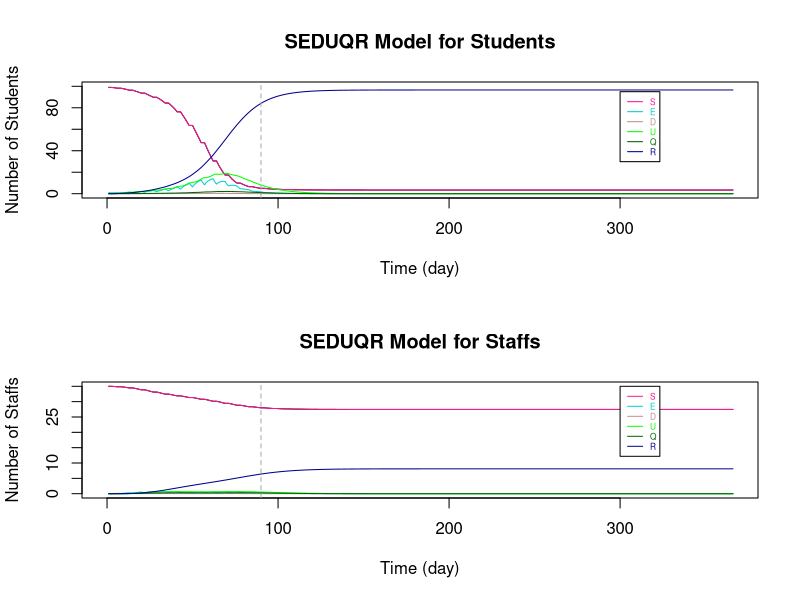

This chart was generated by the following R code:
# Baseline : 
# School Opening Time : Monday - Friday
# Bubble Size : 10 studemts with 3 staffs
# Betwwen Bubble Contact Number : 3

###################################################################################################################

# Parameters
Ta = matrix(c(0.64,1), nrow = 2) # transmissibility of student and staff
Ca = matrix(c(0.79,1), nrow = 1)  # susceptibility of student and staff
tau = c(0.54, 0.54/2)  # individual transmission rate within and outside the bubble
# set p: the transmission rate: 
p1 = Ta %*% Ca
# p = (student-student same bubble, student-student different, staff-student, student-staff, staff-staff both teaching same or different bubbles)
p = c(p1[1,1]*tau[1], p1[1,1]*tau[2], p1[2,1]*tau[2], p1[1,2]*tau[2], p1[2,2]*tau[2]) #RHO

a = 0.2  # ALPHA: rate from latent to infection
d = c(0.1,0.3) # d:probability of an infection is detectable/symptomatic for student and staff
e = 0.138 # EPSILON: the relative transmission for undetectable compared to detectable
o = 0.75  # THETA: rate of getting quanrantined 
y = 0.1 # GAMMA:recovery rate (differ by age and compartments)

r.values = c(9,3,10,3,3)  # r:contact r people (should be changing with time), in the same order as p (RHO)

T = 366
N = 10 # student number in each bubble


###################################################################################################################

# Define dataframe - students bubbles 1-10 and total staff
# Define array 
B <- matrix(rep(0), T, 7)
A <- array(rep(B), dim = c(T, 7, 11))

A[,1,] <- 10 #  S
A[,7,] <- 10 #  N
A[,1,11] <- 30  # 30 staffs are S initially
A[,7,11] <- 55 #  55 staffs in total (20 of them work from home)
A[1,,1] <- c(9,1,0,0,0,0,10)   # initials

dimnames(A) <- list(1:T, c("S","E","D","U","Q","R","N"), c(sprintf("B%d", 1:10),"Staff"))  # name the array

head(A)
da_rp_t <- as.data.frame(A)

###################################################################################################################

# Set initials
S <- matrix(rep(0), T+1, 10)
E <- matrix(rep(0), T+1, 10)
D <- matrix(rep(0), T+1, 10)
U <- matrix(rep(0), T+1, 10)
Q <- matrix(rep(0), T+1, 10)
R <- matrix(rep(0), T+1, 10)
r <- matrix(rep(0), T+1, 10)

S.Staff=S1=S2=S3=S4=S5=S6=S
E.Staff=E1=E2=E3=E4=E5=E6=E
D.Staff=D1=D2=D3=D4=D5=D6=D
U.Staff=U1=U2=U3=U4=U5=U6=U
Q.Staff=Q1=Q2=Q3=Q4=Q5=Q6=Q
R.Staff=R1=R2=R3=R4=R5=R6=R
r1=r2=r3=r4=r5=r

S5.diff=S2.diff=S
E5.diff=E2.diff=E
D5.diff=D2.diff=D
U5.diff=U2.diff=U
R5.diff=R2.diff=R
r5.diff=r2.diff=r

S.Staff.change = S.Staff

# Staff replacement
Staff.School = S.Staff  
Staff.rp = S.Staff  

# Tutorial Group
S.Std_Std = S
S.Std1=S.Std2=S
S.Stf=E.Stf=D.Stf=U.Stf=Q.Stf=R.Stf=S


###################################################################################################################
# The Symbols for the Dynamic system 

# STUDENTS
# S, E, D, U, Q, R : (without subscript of numbers) TOTAL number of students in each compartment (for an individual bubble)

# S1, E1, D1, U1, Q1, R1: TOTAL number of students in each compartments with ONLY the intractions WITHIN bubbles (for an individual bubble)

# S2.diff, E2.diff, D2.diff, U2.diff, R2.diff : TOTAL number of students that are not in the specified bubble (for an individual bubble)

# S2, E2, D2, U2, Q2, R2: CHANGE of number of students in each compartments by BETWEEN-BUBBLES interactions (for an individual bubble)

# S3, E3, D3, U3, Q3, R3 : CHANGE of number of students in each compartments by their teaching staffs (for an individual bubble)

# STAFFS
# S.Staff, E.Staff, D.Staff, U.Staff, Q.Staff, R.Staff : (without subscript of numbers) TOTAL number of STAFF in each compartment (for those teaching an individual bubble)

# S4, E4, D4, U4, Q4, R4: CHANGE of number of staffs in each compartments by the students they teach (for those teaching an individual bubble)

# S5.diff, E5.diff, D5.diff, U5.diff, R5.diff : TOTAL number of staffs that are not teaching the specified bubble (for those teaching an individual bubble)

# S5, E5, D5, U5, Q5, R5 : CHANGE of number of staffs in each compartments by staffs teaching other bubbles (for those teaching an individual bubble)

# S6, E6, D6, U6, Q6, R6 : CHANGE of number of staffs in each compartments by the staffs teaching the same bubble (for those teaching an individual bubble)

# r are the number of sesceptible contacts that an infection case would contact (vary with situations)

# Staff.School : the number of staff at school of teaching each bubble

# Staff.rp : the number of staff that can come to teach the bubble that were working from home

# TUTOR GROUP

# S.Std_Std : CHANGE of number of student in tutor group by infections within tutor group

# S.Std1 : CHANGE of number of student in bubble j by infections within tutor group

# S.Std2 : CHANGE of number of student in bubble j by infections from the tutor

# S.Stf, E.Stf, D.Stf, U.Stf, Q.Stf, R.Stf : Total number of tutors being infected in tutor group j

###################################################################################################################

# i : time step start from 1 
# j : bubble number 1 to 10

for (i in 1:T){
  for (j in 1:10){  
    
    ###### For STUDENTS
    
    # initals
    S[1,j] =  da_rp_t[1,paste("S.B", j, sep = "")]
    E[1,j] =  da_rp_t[1,paste("E.B", j, sep = "")]
    D[1,j] =  da_rp_t[1,paste("D.B", j, sep = "")]
    U[1,j] =  da_rp_t[1,paste("U.B", j, sep = "")]
    Q[1,j] =  da_rp_t[1,paste("Q.B", j, sep = "")]
    R[1,j] =  da_rp_t[1,paste("R.B", j, sep = "")]
    
    # STUDENT to STUDENT in the SAME BUBBLE
    S1[1,j] =  da_rp_t[1,paste("S.B", j, sep = "")]
    E1[1,j] =  da_rp_t[1,paste("E.B", j, sep = "")]
    D1[1,j] =  da_rp_t[1,paste("D.B", j, sep = "")]
    U1[1,j] =  da_rp_t[1,paste("U.B", j, sep = "")]
    Q1[1,j] =  da_rp_t[1,paste("Q.B", j, sep = "")]
    R1[1,j] =  da_rp_t[1,paste("R.B", j, sep = "")]
    r1[1,j] =  S[1,j]  # number of contact depends on how many S in the bubble
    
    # This formula comes from the dynamic equations (in powerpoint slide 4)
    S1[i+1,j] = S[i,j] - r1[i,j]*p[1]*(D[i,j]+e*U[i,j])
    E1[i+1,j] = E[i,j] + r1[i,j]*p[1]*(D[i,j]+e*U[i,j]) - a*E[i,j]
    D1[i+1,j] = D[i,j] + a*d[1]*E[i,j] - o*D[i,j]
    U1[i+1,j] = U[i,j] + a*(1-d[1])*E[i,j] - y*U[i,j]
    Q1[i+1,j] = Q[i,j] + o*D[i,j] - y*Q[i,j]
    R1[i+1,j] = R[i,j] + y*(Q[i,j]+U[i,j])
    r1[i+1,j] = S[i,j] 
    
    
    # STUDENT to STUDENT in DIFFERENT BUBBLES #
    # number of contact for each individual in bubble j to students in other bubbles
    r2.diff[1,j] =  3  # each student in j contact 3 students in other bubbles
    r2.diff[i+1,j] = r2.diff[i,j]    
    # the total number of contacts of the students in bubble j
    m = round(r2.diff[i,j]*(S[i,j]))  # only Susceptible individuals in j might be infected by students in other bubbles
    
    # inital values of total number of students at school not in bubble j
    # (only S,E,D,U are at school, currently not considered recovery come back to school yet)
    S2.diff[1,j] = 90
    E2.diff[1,j] = 0
    D2.diff[1,j] = 0
    U2.diff[1,j] = 0
    R2.diff[1,j] = 0
    
    # Subset for S,E,D,U compartments of all bubbles 
    all.S = (c(1:ncol(da_rp_t)) %% 7) == 1
    all.E = (c(1:ncol(da_rp_t)) %% 7) == 2
    all.D = (c(1:ncol(da_rp_t)) %% 7) == 3
    all.U = (c(1:ncol(da_rp_t)) %% 7) == 4
    all.R = (c(1:ncol(da_rp_t)) %% 7) == 6
    
    #total number of students at school not in bubble j (and not staff: the reason of removing the last column)
    # The number of S, E, D, U at time i, different to bubble j
    S2.diff[i,j] = round(sum((da_rp_t[i,(all.S)][,-j])[,c(1:ncol(da_rp_t[i,(all.S)][,-j])-1)]))
    E2.diff[i,j] = round(sum((da_rp_t[i,(all.E)][,-j])[,c(1:ncol(da_rp_t[i,(all.E)][,-j])-1)]))
    D2.diff[i,j] = round(sum((da_rp_t[i,(all.D)][,-j])[,c(1:ncol(da_rp_t[i,(all.D)][,-j])-1)]))
    U2.diff[i,j] = round(sum((da_rp_t[i,(all.U)][,-j])[,c(1:ncol(da_rp_t[i,(all.U)][,-j])-1)]))
    R2.diff[i,j] = round(sum((da_rp_t[i,(all.R)][,-j])[,c(1:ncol(da_rp_t[i,(all.R)][,-j])-1)]))
    
    # make a list of S, E, D, U not in bubble j (the times of repeat is the number of students in each compartment)
    list = c(rep("S", S2.diff[i,j]), rep("E", E2.diff[i,j]), rep("D", D2.diff[i,j]), rep("U", U2.diff[i,j]), rep("R", R2.diff[i,j]))
    
    #count the number of S,E,D,U that students in j contacted to
    # " sample(list, m, replace = TRUE) ": Randomly select m from list
    set.seed(123)
    countS = sum((sample(list, m, replace = TRUE))=="S") # for students in bubble j: the number of contact outside bubble j are S
    countE = sum((sample(list, m, replace = TRUE))=="E") # for students in bubble j: the number of contact outside bubble j are E
    countD = sum((sample(list, m, replace = TRUE))=="D") # for students in bubble j: the number of contact outside bubble j are D
    countU = sum((sample(list, m, replace = TRUE))=="U") # for students in bubble j: the number of contact outside bubble j are U
    countR = sum((sample(list, m, replace = TRUE))=="R") # for students in bubble j: the number of contact outside bubble j are R
    
    
    # The number of change in S and E compartments by interactions from other bubbles to bubbles j (only the partial effect)
    # initial (no intractions between bubbles at time 1)
    S2[1,j] = 0
    E2[1,j] = 0
    
    # The change in S and E for bubble j only depends on the number of:
    # 1. (   susceptible students in bubble j: r1[i,j] = S[i,j]   ) and 
    # 2. (   number of detectable/symtomatic and undetectable/asymtomatic that are contacted in other bubbles: countD+e*countU   
    #                                                        -- e is because the effectiveness on D and U in infection rate are different)
    S2[i+1,j] = -p[2]*(countD+e*countU)  # Only the change because of other bubbles
    E2[i+1,j] = p[2]*(countD+e*countU)  # Only the change because of other bubbles, so those Es goes into D/U compartments are included in E1
    
    
    # STAFF to STUDENTs they teach 
    # initial - there is no change of S and E initially
    S3[1,j] = 0
    E3[1,j] = 0
    r3[1,j] = r.values[3]
    
    # The change in S and E for bubble j depends on the number of D and U of staffs
    S3[i+1,j] = - r1[i,j]*p[3]*(D.Staff[i,j]+e*U.Staff[i,j])   
    E3[i+1,j] = r1[i,j]*p[3]*(D.Staff[i,j]+e*U.Staff[i,j]) 
    r3[i+1,j] =  S[i,j]
    
    
    
    ### TUTOR GROUP
    
    # STUDENTs TO STUDENTs in the same tutorial group
  
    # A tutor group contains 2 bubbles of students and a staff that is not teaching the bubbles
    # With the tutor meeting of 15mins and a typical school day of 6 hours, the time length of contact is 1/24 of that in a bubble
    # initial (S.Std_Std is the change of S in tutor group j with students in both bubble j and 11-j)
    S.Std_Std[1,] = c(rep(0,10))  # S.Std_Std : total change of students in tutor group
    S.Std1[1,] = c(rep(0,10))
      
    
    # The change of S for tutor group j with students in both bubble j and 11-j
    if (j <= 5){ # 5 tutor groups in total
      S.Std_Std[i+1,j] = - (S[i,j]+S[i,11-j])*p[1]*((D[i,j]+e*U[i,j])+(D[i,11-j]+e*U[i,11-j]))*1/24

      # As the change is less than 0.5, separate the new cases of infections according to the percentage of S in each bubble
      if (S[i,j]+S[i,11-j] > 0){
        S.Std1[i+1,j] = S.Std_Std[i+1,j]*S[i,j]/(S[i,j]+S[i,11-j])  # S.Std1 : total change of students in  bubble j by having tutor group
        S.Std1[i+1,11-j] = S.Std_Std[i+1,j]*S[i,11-j]/(S[i,j]+S[i,11-j])
      }
      
      else{
        S.Std1[i+1,j] = 0
        S.Std1[i+1,11-j] = 0
      }
    }
    
    else{ # avoid to count the infections twice
    }
    
    
    # STAFF TO STUDENTs in the same tutorial group
    
    # There is only 1 staff for each tutor group
    # S.Std2 : the change of studnets in bubble j by infections from the tutor
    # initial - there is no change of S and E initially
    S.Std2[1,] = c(rep(0,10)) 
    
    # The change of S for tutor group j with students in both bubble j and 11-j
    if (j <= 5){ # 5 tutor groups in total
      if (S[i,j]+S[i,11-j] > 0){
      S.Std2[i+1,j] = - ((S[i,j]+S[i,11-j])*p[3]*(D.Stf[i,j]+e*U.Stf[i,j])*1/24)*(S[i,j]/(S[i,j]+S[i,11-j]))
      S.Std2[i+1,11-j] = - ((S[i,j]+S[i,11-j])*p[3]*(D.Stf[i,j]+e*U.Stf[i,j])*1/24)*(S[i,11-j]/(S[i,j]+S[i,11-j]))
      }
      
      else{
        S.Std2[i+1,j] = 0
        S.Std2[i+1,11-j] = 0
      }
    }
    
    else{ # avoid to count the infections twice
    }
    
    
    
    # TOTAL on STUDNETS 
    if (S1[i+1,j] + S2[i+1,j] + S3[i+1,j] + S.Std1[i+1,j] + S.Std2[i+1,j] >= 0){   # The total number of S has to be >= 0
      S[i+1,j] = S1[i+1,j] + S2[i+1,j] + S3[i+1,j] + S.Std1[i+1,j] + S.Std2[i+1,j]
      E[i+1,j] = E1[i+1,j] + E2[i+1,j] + E3[i+1,j] - S.Std1[i+1,j] - S.Std2[i+1,j]
    }
    else {  # If not, S = 0, 
      #         E = previous (time step) amout of E - the same amount of students reduced in S compartment - those move to the next compartments
      S[i+1,j] = 0
      E[i+1,j] = E[i,j] - (S[i+1,j]-S[i,j]) - a*E[i,j]
    }
    
    D[i+1,j] = D1[i+1,j]
    U[i+1,j] = U1[i+1,j]
    Q[i+1,j] = Q1[i+1,j]
    R[i+1,j] = R1[i+1,j]
    
    
    ###### For STAFF
    
    # Assume there are 55 staffs in total, initially 30 of them teach students. 
    # The overall effect on STAFF (stdent -> staff  &   staff -> staff in same / different bubble)
    
    # initials
    S.Staff[1,] =  3
    E.Staff[1,] =  0
    D.Staff[1,] =  0
    U.Staff[1,] =  0
    Q.Staff[1,] =  0
    R.Staff[1,] =  0
    
    # STUDENT to STAFF
    # initials
    S4[1,j] = 0
    r4[1,j] = r.values[4]  
    
    # Only S and E compartments will change directly by the infection cause by studnets (E3 = -S3)
    S4[i+1,j] = - r4[i]*p[4]*(D[i,j]+e*U[i,j])
    r4[i+1,j] = S.Staff[i,j]
    
    
    # STAFF to STAFF (teach same bubble)
    # initials
    S6[1,j] = 0
    
    # Only S and E compartments will change directly by the infection cause by staffs teach same bubble (E6 = -S6)
    S6[i+1,j] = - r4[i]*p[5]*(D.Staff[i,j]+e*U.Staff[i,j])
    
    
    # STAFF to STAFF (teach different bubbles)
    # number of contact for each individual staff teach bubble j to the staffs teach other bubbles
    r5.diff[1,j] =  3  # each staff teach j contact 3 staffs teach other bubbles
    r5.diff[i+1,j] = r5.diff[i,j]    
    # the total number of contacts of the students in bubble j
    m.Staff = round(r5.diff[i,j]*(S.Staff[i,j]))  # only Susceptible staffs in j might be infected 
    
    # inital values of total number of staff at school not teach bubble j
    # (only S,E,D,U are at school, currently not considered recovery come back to school yet)
    S5.diff[1,] = 27
    E5.diff[1,] = 0
    D5.diff[1,] = 0
    U5.diff[1,] = 0
    R5.diff[1,] = 0
    
    # The number of S, E, D, U at time i, not teaching to bubble j
    S5.diff[i,j] = round(sum(S.Staff[i,])-S.Staff[i,j])
    E5.diff[i,j] = round(sum(E.Staff[i,])-E.Staff[i,j])
    D5.diff[i,j] = round(sum(D.Staff[i,])-D.Staff[i,j])
    U5.diff[i,j] = round(sum(U.Staff[i,])-U.Staff[i,j])
    R5.diff[i,j] = round(sum(R.Staff[i,])-R.Staff[i,j])
    
    # make a list of S, E, D, U not teach bubble j (the times of repeat is the number of staff in each compartment)
    list.Staff = c(rep("S", S5.diff[i,j]), rep("E", E5.diff[i,j]), rep("D", D5.diff[i,j]), rep("U", U5.diff[i,j]), rep("R", R5.diff[i,j]))
    
    #count the number of S,E,D,U that staffs teaching bubble j contacted to
    # " sample(list.Staff, m.Staff, replace = TRUE) ": Randomly select m.Staff from list
    set.seed(123)
    count.StaffS = sum((sample(list.Staff, m.Staff, replace = TRUE))=="S") # for students in bubble j: the number of contact outside bubble j are S
    count.StaffE = sum((sample(list.Staff, m.Staff, replace = TRUE))=="E") # for students in bubble j: the number of contact outside bubble j are E
    count.StaffD = sum((sample(list.Staff, m.Staff, replace = TRUE))=="D") # for students in bubble j: the number of contact outside bubble j are D
    count.StaffU = sum((sample(list.Staff, m.Staff, replace = TRUE))=="U") # for students in bubble j: the number of contact outside bubble j are U
    count.StaffR = sum((sample(list.Staff, m.Staff, replace = TRUE))=="R") # for students in bubble j: the number of contact outside bubble j are R
    
    # The number of change in S and E compartments by staffs teach j and other staffs contacts
    # initial (no transmission at time 1)
    S5[1,j] = 0
    
    # The change in S and E for staffs teach bubble j only depends on the number of:
    # 1. (   susceptible staffs teach bubble j: r5[i,j] = S.Staff[i,j]   ) and 
    # 2. (   number of detectable/symtomatic and undetectable/asymtomatic staffs teach other bubbles: count.StaffD+e*count.StaffU
    #                                                        -- e is because the effectiveness on D and U in infection rate are different)
    S5[i+1,j] = - p[5]*(count.StaffD+e*count.StaffU)  # Only the change because of staff teach other bubbles
    # E5 = -S5
    
    
    # TUTOR GROUP
    
    # The STUDENTS in the tutor group to STAFF
    # Assume for tutor group 1-5, the tutor is not teaching any bubbles
    # There is no staff to replace tutor if he is infected, but he will work again when he has recovered
    # initial - there is no change of S and E initially
    S.Stf[1,] = c(rep(1,5), rep(0,5)) 
    E.Stf[1,] = D.Stf[1,] = U.Stf[1,] = Q.Stf[1,] = R.Stf[1,] = rep(0,10)
    
    
    # The total number of S for staff in tutor group j 
    if (j <= 5){ # 5 tutor groups in total
      if (S.Stf[i,j] > 0){
        S.Stf[i+1,j] = S.Stf[i,j] - S.Stf[i,j]*p[4]*((D[i,j]+e*U[i,j])+(D[i,11-j]+e*U[i,11-j]))*1/24
      }
      
      else{
        S.Stf[i+1,j] = 0
      }
    }
    
    else{ # avoid to count the infections twice
      S.Stf[i+1,j] = 0
    }
    
    if (S.Stf[i+1,j] - S.Stf[i,j] >= 0) {
      S.Stf[i+1,j] = S.Stf[i+1,j]
    }
    
    else{
      S.Stf[i+1,j] = S.Stf[i,j]
    }
    
    E.Stf[i+1,j] = E.Stf[i,j] + (S.Stf[i+1,j] - S.Stf[i,j]) - a*E.Stf[i,j]
    D.Stf[i+1,j] = D.Stf[i,j] + a*d[1]*E.Stf[i,j] - o*D.Stf[i,j]
    U.Stf[i+1,j] = U.Stf[i,j] + a*(1-d[1])*E.Stf[i,j] - y*U.Stf[i,j]
    Q.Stf[i+1,j] = Q.Stf[i,j] + o*D.Stf[i,j] - y*Q.Stf[i,j]
    R.Stf[i+1,j] = R.Stf[i,j] + y*(Q.Stf[i,j]+U.Stf[i,j])
    
    # TOTAL on STAFF
    # the total change of staff
    
    S.Staff.change[1,j] = 0
    S.Staff.change[i+1,j] = -(S4[i+1,j] + S5[i+1,j] + S6[i+1,j])    
    
    # With larger number in each group, remove the overlapping cases of new infection by:
    # (There might be chance an individual staff is infected by both students he teach and other staff he contact with)
    # Here, use randomly choosing to reduce the overlapping change effect
    # # # count.StaffS_overlap = - round(S3[i+1,j] + S5[i+1,j] + S6[i+1,j]) # the infected cases/the change in S (with overlap)
    
    # This formula comes from the dynamic equations (in powerpoint slide 4)
    S.Staff[i+1,j] = S.Staff[i,j] - S.Staff.change[i+1,j]
    E.Staff[i+1,j] = E.Staff[i,j] + S.Staff.change[i+1,j] - a*E.Staff[i,j]
    D.Staff[i+1,j] = D.Staff[i,j] + a*d[2]*E.Staff[i,j] - o*D.Staff[i,j]
    U.Staff[i+1,j] = U.Staff[i,j] + a*(1-d[2])*E.Staff[i,j] - y*U.Staff[i,j]
    Q.Staff[i+1,j] = Q.Staff[i,j] + o*D.Staff[i,j] - y*Q.Staff[i,j]
    R.Staff[i+1,j] = R.Staff[i,j] + y*(Q.Staff[i,j]+U.Staff[i,j])
    
    
    # STAFF replacement (remove this part to see if there is no extra staff that teaching the same course)
    # We assume initially 30 out of 55 staffs are teaching bubbles and the other 20 staffs are working from home.
    # Assume each bubble has 3 teaching staff and 2 other staffs working from home that can teach the same course.
    # If one of the staff was teaching at school is isolated, a staff that is "teaching the same course" will come back to school and teach the bubble. (within 24h)
    # When an istolated staff is recovered, he will come back to school on the next day. (within 24h)
    # If that result in more than 3 staffs teaching the bubble, let some susceptible staffs to work from home.  
    # So, each bubble will have 3 teaching staffs until there are not enough staffs available.
    
    Staff.rp[1,j] = 2  # the staff can come to teach in the next day that are working from home
    Staff.School[1,j] = 3  # total number of staffs that are teaching the bubble
    Staff.School[i,j] = S.Staff[i,j] + E.Staff[i,j] + D.Staff[i,j] + U.Staff[i,j] + R.Staff[i,j]
    
    if (Staff.School[i,j] < 3) {  # if the number of staff teaching bubble j is less than 3
      
      if ((3 - Staff.School[i,j]) <= Staff.rp[i,j]) {  # if there are enough staff to come back and teach
        S.Staff[i+1,j] = S.Staff[i+1,j] + (3 - Staff.School[i,j])
        Staff.rp[i+1,j] = Staff.rp[i,j] - (3 - Staff.School[i,j])
      }
      
      else{  # if there is not enought staff to come back and teach
        S.Staff[i+1,j] = S.Staff[i+1,j] + Staff.rp[i,j]
        Staff.rp[i+1,j] = 0
      }
    }
    
    else{  
      if (round(Staff.School[i,j]) > 3) { # if after the staff combing back from isolation, there are more than 3 staffs teaching the bubble j
        S.Staff[i+1,j] = S.Staff[i+1,j] - (Staff.School[i,j] - 3)
        Staff.rp[i+1,j] = Staff.rp[i,j] + (Staff.School[i,j] - 3)
      } 
      
      else {# if there are 3 staffs teaching the bubble j
        S.Staff[i+1,j] = S.Staff[i+1,j]
        Staff.rp[i+1,j] = Staff.rp[i,j] 
      }
    }
    
    
    
    # The change on Weekends
    # There will not be new infections from 0 A.M. on Saturday till 0 A.M. on the following Monday
    
    offschool = c(seq(0,T,7)-1,seq(0,T,7)-0)
    
    if (!is.na(match(i, setdiff(0:T,offschool))) == TRUE){  #if time i is weekday
    }
    
    else{  #if time i is weekend
      S[i+1,j] = S[i,j]
      E[i+1,j] = E[i,j] - a*E[i,j]
      
      S.Staff[i+1,j] = S.Staff[i,j]
      E.Staff[i+1,j] = E.Staff[i,j] - a*E.Staff[i,j]
      
    }
    
    # Add the results of each time step i and each bubble j of each compartments to the dataframe da_rp_t
    da_rp_t[i,paste("S.B", j, sep = "")] <- S[i,j]
    da_rp_t[i,paste("E.B", j, sep = "")] <- E[i,j]
    da_rp_t[i,paste("D.B", j, sep = "")] <- D[i,j]
    da_rp_t[i,paste("U.B", j, sep = "")] <- U[i,j]
    da_rp_t[i,paste("Q.B", j, sep = "")] <- Q[i,j]
    da_rp_t[i,paste("R.B", j, sep = "")] <- R[i,j]
    
    da_rp_t[i,paste("S.", "Staff", sep = "")] <- sum(S.Staff[i,]) + sum(S.Stf[i,])
    da_rp_t[i,paste("E.", "Staff", sep = "")] <- sum(E.Staff[i,]) + sum(E.Stf[i,])
    da_rp_t[i,paste("D.", "Staff", sep = "")] <- sum(D.Staff[i,]) + sum(D.Stf[i,])
    da_rp_t[i,paste("U.", "Staff", sep = "")] <- sum(U.Staff[i,]) + sum(U.Stf[i,])
    da_rp_t[i,paste("Q.", "Staff", sep = "")] <- sum(Q.Staff[i,]) + sum(Q.Stf[i,])
    da_rp_t[i,paste("R.", "Staff", sep = "")] <- sum(R.Staff[i,]) + sum(R.Stf[i,])
    
    # Sum up the total dynamic of students for all bubbles
    da_rp_t$S.Student[i] <- sum(S[i,])
    da_rp_t$E.Student[i] <- sum(E[i,])
    da_rp_t$D.Student[i] <- sum(D[i,])
    da_rp_t$U.Student[i] <- sum(U[i,])
    da_rp_t$Q.Student[i] <- sum(Q[i,])
    da_rp_t$R.Student[i] <- sum(R[i,])
    da_rp_t$N.Student[i] <- 100
    
  }
}

# Add extra columns 
for (i in 1:T){
  
  # total number of Staffs working from home
  da_rp_t$Staff.rp[i] <- sum(Staff.rp[i,])  
  
  # reproduction rate Rt
  da_rp_t$Rt.Student[i] <- (da_rp_t$E.Student[i+1] + da_rp_t$D.Student[i+1] + da_rp_t$U.Student[i+1] + da_rp_t$Q.Student[i+1]) / 
    (da_rp_t$E.Student[i] + da_rp_t$D.Student[i] + da_rp_t$U.Student[i] + da_rp_t$Q.Student[i])
  
  da_rp_t$Rt.Staff[i] <- (da_rp_t$E.Staff[i+1] + da_rp_t$D.Staff[i+1] + da_rp_t$U.Staff[i+1] + da_rp_t$Q.Staff[i+1]) / 
    (da_rp_t$E.Staff[i] + da_rp_t$D.Staff[i] + da_rp_t$U.Staff[i] + da_rp_t$Q.Staff[i])
}



###################################################################################################################
# Plot SEDUQR graphs
par(mfrow=c(2, 1), lwd=1)

# Students
X_lim <- seq(1,T,by=1)
plot(da_rp_t$S.Student~X_lim, pch=15, col="black", main = "SEDUQR Model for Students", type = "l", xlab = "Time (day)", ylab = "Number of Students", xlim = c(0,T), ylim = c(0,100))

lines(da_rp_t$S.Student, col="DeepPink", lty=1)
lines(da_rp_t$E.Student, col="darkTurquoise", lty=1)
lines(da_rp_t$D.Student, col="RosyBrown", lty=1)
lines(da_rp_t$U.Student, col="green", lty=1)
lines(da_rp_t$Q.Student, col="darkgreen", lty=1)
lines(da_rp_t$R.Student, col="darkblue", lty=1)

legend(300, 95 ,c("S","E","D", "U", "Q", "R"),col=c("DeepPink","darkTurquoise","RosyBrown", "green", "darkgreen", "darkblue"),
       text.col=c("DeepPink","darkTurquoise","RosyBrown", "green", "darkgreen", "darkblue"),lty=c(1,1,1,1,1,1),
       cex=0.5)

abline(v=90,col="dark grey", lty=2)

# Staffs
X_lim <- seq(1,T,by=1)
plot(da_rp_t$S.Staff~X_lim, pch=15, col="black", main = "SEDUQR Model for Staffs", type = "l", xlab = "Time (day)", ylab = "Number of Staffs", xlim = c(0,T), ylim = c(0,35))

lines(da_rp_t$S.Staff, col="DeepPink", lty=1)
lines(da_rp_t$E.Staff, col="darkTurquoise", lty=1)
lines(da_rp_t$D.Staff, col="RosyBrown", lty=1)
lines(da_rp_t$U.Staff, col="green", lty=1)
lines(da_rp_t$Q.Staff, col="darkgreen", lty=1)
lines(da_rp_t$R.Staff, col="darkblue", lty=1)
 
legend(300, 35,c("S","E","D", "U", "Q", "R"),col=c("DeepPink","darkTurquoise","RosyBrown", "green", "darkgreen", "darkblue"),
       text.col=c("DeepPink","darkTurquoise","RosyBrown", "green", "darkgreen", "darkblue"),lty=c(1,1,1,1,1,1),
       cex=0.5)

abline(v=90,col="dark grey", lty=2)
